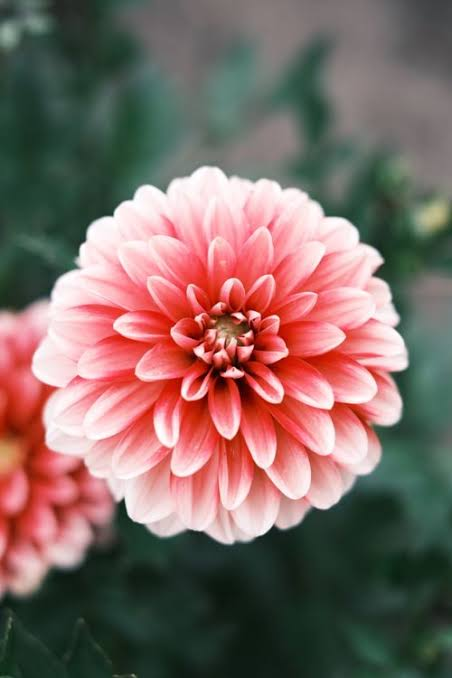
#> input picture image.jpg, 452 x 678 px
$ python dilation_morphology.py
#> lines starting #> are read from the running program, lines starting #| are printed output that depends on the picture; after the words box and inside, x2 and y2 are one past the last pixel; in counts of white or black regions, pixels touching at a corner belong together

import cv2
import numpy as np
import matplotlib.pyplot as plt

# Read the input image
img = cv2.imread("image.jpg")
#> img is the input picture: shape (678, 452, 3); mean B, G, R 99.9, 105.6, 128.6

# Check whether image is loaded
if img is None:
    print("Error: Image not found!")
    exit()

# Convert image to grayscale
gray = cv2.cvtColor(img, cv2.COLOR_BGR2GRAY)
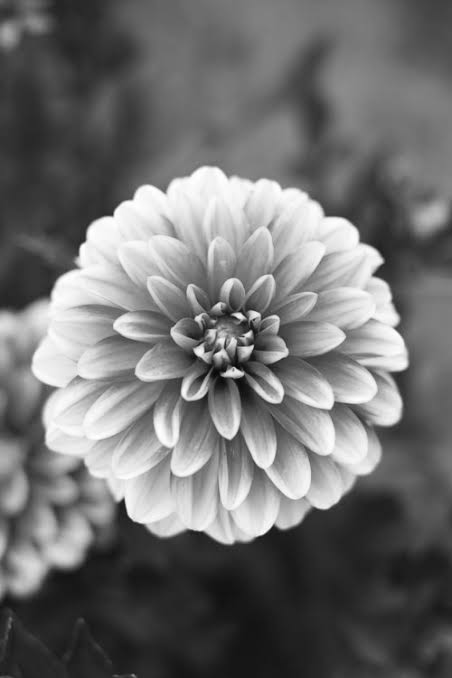
#> gray: shape (678, 452); min 6, max 255, mean 111.8

# Apply binary thresholding
ret, binary = cv2.threshold(
    gray, 127, 255, cv2.THRESH_BINARY
)
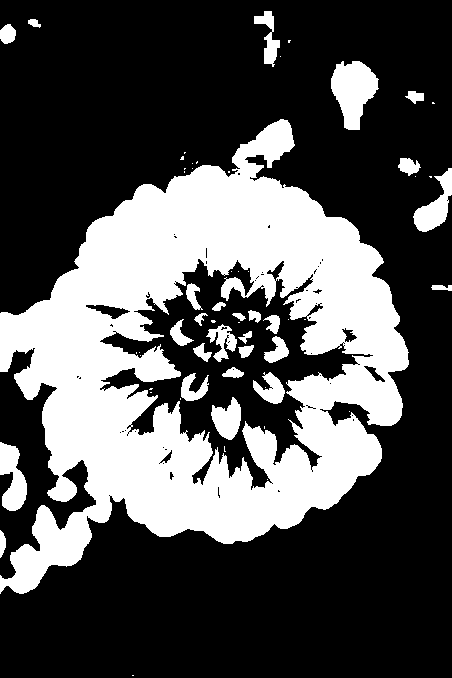
#> binary: shape (678, 452); 32.1% white; 59 white regions (32 under 20 px), largest, box (x1, y1, x2, y2) and area: (0, 119, 409, 594) 88128, (331, 61, 379, 130) 2100, (0, 442, 27, 511) 1197

# Create a structuring element (kernel)
kernel = np.ones((5, 5), np.uint8)

# Apply dilation operation
dilation = cv2.dilate(
    binary, kernel, iterations=1
)
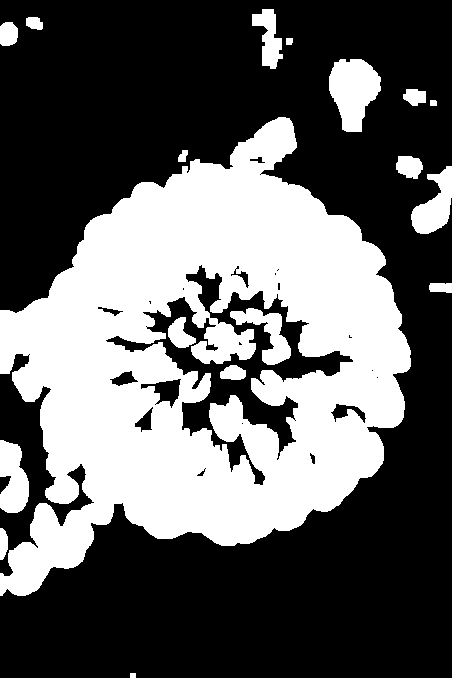
#> dilation: shape (678, 452); 38.1% white; 18 white regions, largest, box (x1, y1, x2, y2) and area: (0, 117, 411, 596) 105800, (329, 59, 381, 132) 2606, (0, 440, 29, 513) 1591

# Display original image
plt.subplot(1, 3, 1)
plt.imshow(cv2.cvtColor(img, cv2.COLOR_BGR2RGB))
plt.title("Original Image")
plt.axis("off")

# Display binary image
plt.subplot(1, 3, 2)
plt.imshow(binary, cmap="gray")
plt.title("Binary Image")
plt.axis("off")

# Display dilated image
plt.subplot(1, 3, 3)
plt.imshow(dilation, cmap="gray")
plt.title("Dilated Image")
plt.axis("off")

plt.tight_layout()
plt.show()
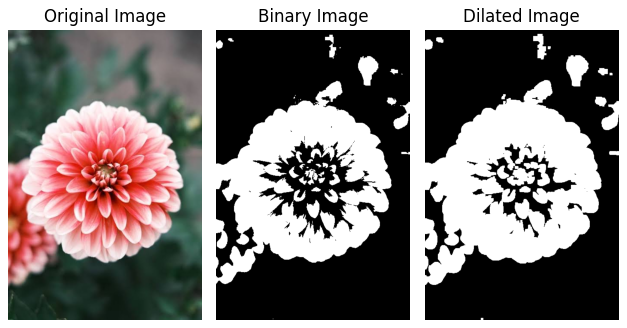
#> figure drawn by matplotlib, 3 panels

# Save the output image
cv2.imwrite("dilation_output.jpg", dilation)

print("Dilation operation completed successfully!")
